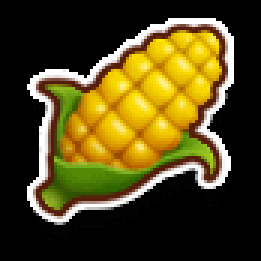
#> input picture templates/corn.png, 87 x 87 px (shown 3 times larger); its folder holds only this picture in this run
$ python -i detector.py   (imports and definitions only)
#> lines starting #> are read from the running program, lines starting #| are printed output that depends on the picture
"""
Icon detection engine for Greedy Cat Result Logger v16.

v16 — COLOR-BASED IDENTIFICATION (fixes misclassification)

ROOT CAUSE of v14/v15 bugs: Template matching was done on GRAYSCALE images,
so all color information was lost. At small scales (0.3x = 26px), all food
icons look structurally similar in grayscale, and corn's pattern happened
to win by default. Tomato (red) was detected as Corn (yellow) because the
detector literally couldn't see color.

FIX: HSV color histogram matching for food IDENTIFICATION.
- Template matching = "is there a food icon present?" (gatekeeper)
- Color histogram = "WHICH food is it?" (identifier)

This also fixes the HOT label issue: HOT badges overlay a small portion
of the icon, but the dominant color distribution remains recognizable.
Red tomato stays mostly red even with a HOT badge.

Stability checks from v14 are preserved (consecutive match + image stability).
"""

import os
import time
import cv2
import numpy as np
from config import FOOD_ITEMS, TEMPLATES_DIR


class IconDetector:
    """Detects food icons using color histogram identification."""

    def __init__(self, templates_dir=None):
        self.templates_dir = templates_dir or TEMPLATES_DIR
        self.templates = {}       # {food_name: BGR image}
        self.gray_templates = {}  # {food_name: grayscale image}
        self.color_profiles = {}  # {food_name: normalized HS histogram}

        # Learned references from manual adds (actual popup crops)
        self.references = {}  # {food_name: [gray_image, ...]}
        self.references_dir = os.path.join(
            os.path.dirname(os.path.abspath(self.templates_dir)), "learned_refs")

        # State machine
        self.popup_active = False
        self.last_detection_time = 0
        self.last_detected_food = None
        self.consecutive_no_match = 0

        # Config
        self.match_threshold = 0.35  # Template matching threshold (gatekeeper only)
        self.color_threshold = 0.15  # Min color histogram correlation
        self.no_match_reset_count = 1
        self.popup_timeout = 10.0

        # STABILITY CONFIG (v14)
        self.required_consecutive = 3
        self.image_stability_threshold = 8.0
        self.required_stable_frames = 2

        # Stability tracking
        self.consecutive_food = None
        self.consecutive_count = 0
        self.prev_gray_crop = None
        self.stable_frame_count = 0

        # Scale range for template matching (gatekeeper)
        self.match_scales = [
            0.3, 0.4, 0.5, 0.6, 0.75,
            1.0, 1.25, 1.5, 2.0, 2.5, 3.0, 4.0, 5.0
        ]

        # Diagnostics
        self.last_scan_info = ""
        self.last_best_food = None
        self.last_best_score = 0
        self.last_best_scale = 0
        self.last_runner_up_food = None
        self.last_runner_up_score = 0
        self.last_color_food = None
        self.last_color_score = 0
        self.last_color_runner_up = None
        self.last_color_runner_score = 0
        self.last_image_diff = 0
        self.total_scans = 0
        self.total_detections = 0

        # Auto-save scans for diagnostics
        self.save_all_scans = False
        self.debug_dir = "debug_captures"
        self.debug_enabled = False
        self.scan_save_count = 0

        self.load_templates()
        self.load_references()
        self._build_color_profiles()

    def load_templates(self):
        """Load template images from the templates directory."""
        self.templates = {}
        self.gray_templates = {}

        if not os.path.exists(self.templates_dir):
            os.makedirs(self.templates_dir, exist_ok=True)
            return

        for food in FOOD_ITEMS:
            for ext in ('.png', '.jpg', '.jpeg', '.bmp'):
                path = os.path.join(self.templates_dir, food + ext)
                if os.path.exists(path):
                    img = cv2.imread(path)
                    if img is not None:
                        self.templates[food] = img
                        self.gray_templates[food] = cv2.cvtColor(img, cv2.COLOR_BGR2GRAY)
                    break

    def _build_color_profiles(self):
        """
        Build 2D Hue-Saturation color profiles for each food template.

        Uses alpha channel (if present) to mask out transparent background.
        Only includes pixels with meaningful color (S > 30, V > 30).
        These profiles are compared against popup crops to identify food.
        """
        self.color_profiles = {}

        for food in FOOD_ITEMS:
            for ext in ('.png', '.jpg', '.jpeg', '.bmp'):
                path = os.path.join(self.templates_dir, food + ext)
                if not os.path.exists(path):
                    continue

                # Load WITH alpha channel for proper transparency masking
                img = cv2.imread(path, cv2.IMREAD_UNCHANGED)
                if img is None:
                    continue

                if img.shape[2] == 4:
                    # Use alpha channel as mask
                    alpha = img[:, :, 3]
                    bgr = img[:, :, :3]
                    mask = np.zeros(alpha.shape, np.uint8)
                    mask[alpha > 128] = 255
                else:
                    bgr = img
                    mask = np.ones(img.shape[:2], np.uint8) * 255

                hsv = cv2.cvtColor(bgr, cv2.COLOR_BGR2HSV)

                # Exclude low-saturation (grays) and very dark pixels
                mask[hsv[:, :, 1] < 30] = 0
                mask[hsv[:, :, 2] < 30] = 0

                # 2D Hue-Saturation histogram (30 hue bins x 16 sat bins)
                hist = cv2.calcHist([hsv], [0, 1], mask,
                                    [30, 16], [0, 180, 0, 256])
                cv2.normalize(hist, hist, 0, 1, cv2.NORM_MINMAX)
                self.color_profiles[food] = hist
                break

        print(f"[COLOR] Built color profiles for {len(self.color_profiles)} foods: "
              f"{list(self.color_profiles.keys())}")

    def load_references(self):
        """Load learned reference crops from manual adds."""
        self.references = {}
        if not os.path.exists(self.references_dir):
            return

        for food in FOOD_ITEMS:
            food_dir = os.path.join(self.references_dir, food)
            if os.path.isdir(food_dir):
                refs = []
                for fname in sorted(os.listdir(food_dir)):
                    if fname.endswith(('.png', '.jpg')):
                        img = cv2.imread(os.path.join(food_dir, fname))
                        if img is not None:
                            refs.append(cv2.cvtColor(img, cv2.COLOR_BGR2GRAY))
                if refs:
                    self.references[food] = refs

    # [18 lines left out: function save_reference, not called in this run]

    def _check_image_stability(self, gray_crop):
        """
        Compare current frame with previous frame.
        Returns (is_stable, mean_diff).
        """
        if self.prev_gray_crop is None:
            self.prev_gray_crop = gray_crop.copy()
            self.stable_frame_count = 0
            return False, 0.0

        if self.prev_gray_crop.shape != gray_crop.shape:
            self.prev_gray_crop = gray_crop.copy()
            self.stable_frame_count = 0
            return False, 0.0

        diff = cv2.absdiff(gray_crop, self.prev_gray_crop)
        mean_diff = float(np.mean(diff))

        self.last_image_diff = mean_diff
        self.prev_gray_crop = gray_crop.copy()

        if mean_diff <= self.image_stability_threshold:
            self.stable_frame_count += 1
        else:
            self.stable_frame_count = 0

        is_stable = self.stable_frame_count >= self.required_stable_frames
        return is_stable, mean_diff

    def _identify_by_color(self, crop_bgr):
        """
        Identify food by HSV color histogram comparison.

        Extracts the CENTER region of the crop (where the food icon is),
        builds a 2D Hue-Saturation histogram, and compares against all
        food color profiles.

        Returns: (food_name, correlation_score) or (None, 0)
        """
        if not self.color_profiles:
            return None, 0

        h, w = crop_bgr.shape[:2]

        # Extract center 60% of crop (food icon area)
        # The outer 20% on each side is popup background/border
        cs = int(min(h, w) * 0.3)
        ch, cw = h // 2, w // 2
        center = crop_bgr[max(0, ch - cs):ch + cs, max(0, cw - cs):cw + cs]

        if center.size == 0 or center.shape[0] < 10 or center.shape[1] < 10:
            return None, 0

        hsv = cv2.cvtColor(center, cv2.COLOR_BGR2HSV)

        # Mask: exclude dark pixels (background) and desaturated (text/UI)
        mask = np.ones(hsv.shape[:2], np.uint8) * 255
        mask[hsv[:, :, 1] < 30] = 0
        mask[hsv[:, :, 2] < 30] = 0

        # Check we have enough colored pixels
        colored_pixels = np.sum(mask > 0)
        if colored_pixels < 50:
            return None, 0

        # Build 2D HS histogram matching the profile format
        hist = cv2.calcHist([hsv], [0, 1], mask,
                            [30, 16], [0, 180, 0, 256])
        cv2.normalize(hist, hist, 0, 1, cv2.NORM_MINMAX)

        # Compare with each food's color profile
        scores = {}
        for food, profile in self.color_profiles.items():
            corr = cv2.compareHist(hist, profile, cv2.HISTCMP_CORREL)
            scores[food] = corr

        if not scores:
            return None, 0

        sorted_scores = sorted(scores.items(), key=lambda x: -x[1])
        best_food = sorted_scores[0][0]
        best_score = sorted_scores[0][1]

        # Update diagnostics
        self.last_color_food = best_food
        self.last_color_score = best_score
        if len(sorted_scores) > 1:
            self.last_color_runner_up = sorted_scores[1][0]
            self.last_color_runner_score = sorted_scores[1][1]
        else:
            self.last_color_runner_up = None
            self.last_color_runner_score = 0

        return best_food, best_score

    def _template_gate(self, crop_image):
        """
        Template matching as GATEKEEPER only — detects if any food icon is present.
        Does NOT determine which food (color does that).

        Returns: (best_food, best_score, best_scale) or (None, 0, 0)
        """
        if crop_image is None or crop_image.size == 0:
            return None, 0, 0

        if not self.gray_templates and not self.references:
            return None, 0, 0

        gray = cv2.cvtColor(crop_image, cv2.COLOR_BGR2GRAY)
        ch, cw = gray.shape[:2]

        best_score = 0
        best_food = None
        best_scale = 0

        # Match against all templates — find highest score regardless of food
        for food, tmpl in self.gray_templates.items():
            th, tw = tmpl.shape[:2]

            for scale in self.match_scales:
                nh = int(th * scale)
                nw = int(tw * scale)

                if nh < 10 or nw < 10 or nh > ch - 2 or nw > cw - 2:
                    continue

                try:
                    scaled = cv2.resize(tmpl, (nw, nh))
                    result = cv2.matchTemplate(gray, scaled, cv2.TM_CCOEFF_NORMED)
                    _, max_val, _, _ = cv2.minMaxLoc(result)

                    if max_val > best_score:
                        best_score = max_val
                        best_food = food
                        best_scale = scale
                except Exception:
                    continue

        # Also check learned references
        for food, ref_list in self.references.items():
            for ref_gray in ref_list:
                rh, rw = ref_gray.shape[:2]

                for scale in [0.7, 0.85, 1.0, 1.15, 1.3]:
                    nh = int(rh * scale)
                    nw = int(rw * scale)

                    if nh < 10 or nw < 10 or nh > ch - 2 or nw > cw - 2:
                        continue

                    try:
                        scaled = cv2.resize(ref_gray, (nw, nh))
                        result = cv2.matchTemplate(gray, scaled, cv2.TM_CCOEFF_NORMED)
                        _, max_val, _, _ = cv2.minMaxLoc(result)

                        boosted = max_val * 1.1
                        if boosted > best_score:
                            best_score = boosted
                            best_food = food
                            best_scale = scale
                    except Exception:
                        continue

        # Update diagnostics (template match info)
        self.last_best_food = best_food
        self.last_best_score = best_score
        self.last_best_scale = best_scale

        if best_score >= self.match_threshold:
            return best_food, best_score, best_scale
        return None, 0, 0

    def identify_icon(self, crop_image):
        """
        v16: Combined template + color identification.

        1. Template matching confirms a food icon is present (gatekeeper).
        2. Color histogram determines WHICH food it is (identifier).

        Template matching is grayscale-only and unreliable for food ID
        at small scales. Color histograms are scale-invariant and robust
        to HOT labels.
        """
        if crop_image is None or crop_image.size == 0:
            return None, 0

        # Step 1: Template matching — "is there any food icon?"
        tmpl_food, tmpl_score, tmpl_scale = self._template_gate(crop_image)

        if tmpl_food is None:
            # No food icon detected by template matching
            self.last_runner_up_food = None
            self.last_runner_up_score = 0
            return None, 0

        # Step 2: Color histogram — "WHICH food is it?"
        color_food, color_score = self._identify_by_color(crop_image)

        if color_food and color_score >= self.color_threshold:
            # Color match found — use color result with template confidence
            self.last_runner_up_food = self.last_color_runner_up
            self.last_runner_up_score = self.last_color_runner_score
            return color_food, tmpl_score

        # Color matching failed — fall back to template result
        # (This shouldn't happen often since color profiles cover all foods)
        self.last_runner_up_food = None
        self.last_runner_up_score = 0
        return tmpl_food, tmpl_score

    def scan_crop(self, crop_image):
        """
        Main detection method — stability-verified state machine.

        v14: Two stability checks prevent spinning wheel false detection:
        1. Same food must match 3+ consecutive scans
        2. Image pixels must be stable (low diff) for 2+ frames

        v16: Food identification now uses color histograms instead of
        unreliable grayscale template matching.
        """
        if crop_image is None or crop_image.size == 0:
            self.last_scan_info = "Empty crop"
            return None, 0

        self.total_scans += 1
        now = time.time()

        # Check image stability FIRST
        gray_crop = cv2.cvtColor(crop_image, cv2.COLOR_BGR2GRAY)
        is_stable, pixel_diff = self._check_image_stability(gray_crop)

        # Identify food (v16: color-based)
        food, conf = self.identify_icon(crop_image)

        # Build diagnostic info
        stability_str = (f"stable={self.stable_frame_count}"
                         if is_stable
                         else f"MOVING(diff={pixel_diff:.1f})")

        if self.last_best_food:
            tmpl_info = (f"tmpl:{self.last_best_food} {self.last_best_score:.0%} "
                         f"@{self.last_best_scale:.2f}x")
        else:
            tmpl_info = "tmpl:none"

        color_info = ""
        if self.last_color_food:
            color_info = (f" color:{self.last_color_food} {self.last_color_score:.2f}"
                          f" vs {self.last_color_runner_up}:{self.last_color_runner_score:.2f}")

        # Auto-save scan for diagnostics
        if self.save_all_scans or self.debug_enabled:
            self._save_scan(crop_image, food, conf)

        # Time-based popup reset
        if self.popup_active and (now - self.last_detection_time) > self.popup_timeout:
            self.popup_active = False
            self.consecutive_food = None
            self.consecutive_count = 0
            print(f"[STATE] Popup timeout ({self.popup_timeout}s), auto-reset")

        if food and conf >= self.match_threshold:
            # Update consecutive tracking
            if food == self.consecutive_food:
                self.consecutive_count += 1
            else:
                self.consecutive_food = food
                self.consecutive_count = 1

            consec_str = f"x{self.consecutive_count}/{self.required_consecutive}"

            food_stable = self.consecutive_count >= self.required_consecutive
            image_stable = is_stable

            if not self.popup_active:
                if food_stable and image_stable:
                    self.popup_active = True
                    self.last_detection_time = now
                    self.last_detected_food = food
                    self.total_detections += 1
                    self.consecutive_no_match = 0

                    self.last_scan_info = (
                        f"CONFIRMED: {food} ({conf:.0%}) "
                        f"[{consec_str}, {stability_str}]{color_info}")
                    print(f"[DETECT] Confirmed: {food} (tmpl: {conf:.1%}, "
                          f"color: {self.last_color_food}={self.last_color_score:.2f}, "
                          f"consecutive: {self.consecutive_count}, "
                          f"pixel_diff: {pixel_diff:.1f})")
                    return food, conf

                elif food_stable and not image_stable:
                    self.last_scan_info = (
                        f"WAIT-UNSTABLE: {food} ({conf:.0%}) "
                        f"[{consec_str}, diff={pixel_diff:.1f}]{color_info}")
                    self.consecutive_no_match = 0
                    return None, 0

                else:
                    self.last_scan_info = (
                        f"Building: {food} ({conf:.0%}) "
                        f"[{consec_str}, {stability_str}]{color_info}")
                    self.consecutive_no_match = 0
                    return None, 0

            elif food != self.last_detected_food:
                if food_stable and image_stable:
                    self.last_detection_time = now
                    self.last_detected_food = food
                    self.total_detections += 1

                    self.last_scan_info = (
                        f"NEW FOOD: {food} ({conf:.0%}) "
                        f"[was {self.last_detected_food}]{color_info}")
                    print(f"[DETECT] New food: {food} (was {self.last_detected_food})")
                    return food, conf
                else:
                    self.last_scan_info = (
                        f"New? {food} ({conf:.0%}) "
                        f"[{consec_str}, {stability_str}]{color_info} not stable yet")
                    return None, 0
            else:
                elapsed = now - self.last_detection_time
                self.last_scan_info = (
                    f"Active: {food} ({conf:.0%}) "
                    f"[{elapsed:.0f}s] skip")
                self.consecutive_no_match = 0
                return None, 0
        else:
            # No match above threshold
            self.consecutive_no_match += 1
            self.consecutive_food = None
            self.consecutive_count = 0

            best_info = f"{tmpl_info}{color_info}"

            if self.consecutive_no_match >= self.no_match_reset_count:
                if self.popup_active:
                    self.popup_active = False
                    self.last_scan_info = f"Popup gone ({best_info}), ready [{stability_str}]"
                    print(f"[STATE] Popup gone, ready for next")
                else:
                    self.last_scan_info = f"Waiting ({best_info}) [{stability_str}]"
            else:
                self.last_scan_info = (
                    f"No match x{self.consecutive_no_match} "
                    f"({best_info}) [{stability_str}]")

            return None, 0

    # [24 lines left out: function _save_scan, not called in this run]

    # Compatibility
    def find_best_match_in_region(self, image):
        food, conf = self.identify_icon(image)
        return food, conf, 0, 0

    def scan_full_window(self, current_frame):
        return self.scan_crop(current_frame)

    @property
    def is_ready(self):
        return len(self.templates) > 0

    @property
    def loaded_items(self):
        return list(self.templates.keys())

>>> import cv2
>>> picture = cv2.imread('templates/corn.png')
#> picture is the input picture: shape (87, 87, 3); mean B, G, R 25.3, 69.1, 80.2
>>> result = IconDetector().scan_crop(picture)
#| [COLOR] Built color profiles for 1 foods: ['corn']
#> in scan_crop, `gray_crop = cv2.cvtColor(crop_image, cv2.COLOR_BGR2GRAY)`:
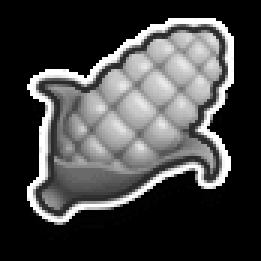
#> gray_crop: shape (87, 87) (shown 3 times larger); min 0, max 255, mean 67.4
#> the loop in _template_gate, `for food, tmpl in self.gray_templates.items():` made 1 pass
#> (food, th, tw) on pass 1: ('corn', 87, 87)
#> after the loop in _template_gate, `for food, tmpl in self.gray_templates.items():`:
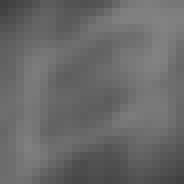
#> result: shape (23, 23) float32 (shown 8 times larger); min 0.25, max 0.517, mean 0.412
#> in _identify_by_color, `center = crop_bgr[max(0, ch - cs):ch + cs, max(0, cw - cs):cw + cs]`:
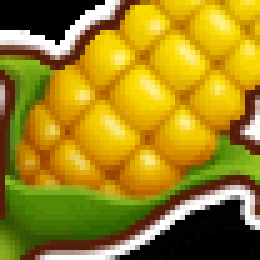
#> center: shape (52, 52, 3) (shown 5 times larger); mean B, G, R 28.1, 134.6, 158.2
#> in _identify_by_color, `hsv = cv2.cvtColor(center, cv2.COLOR_BGR2HSV)`: hsv: shape (52, 52, 3); mean H, S, V 20.4, 190.4, 166.1
#> the loop in _identify_by_color, `for food, profile in self.color_profiles.items():` made 1 pass
#> food on pass 1: 'corn'
